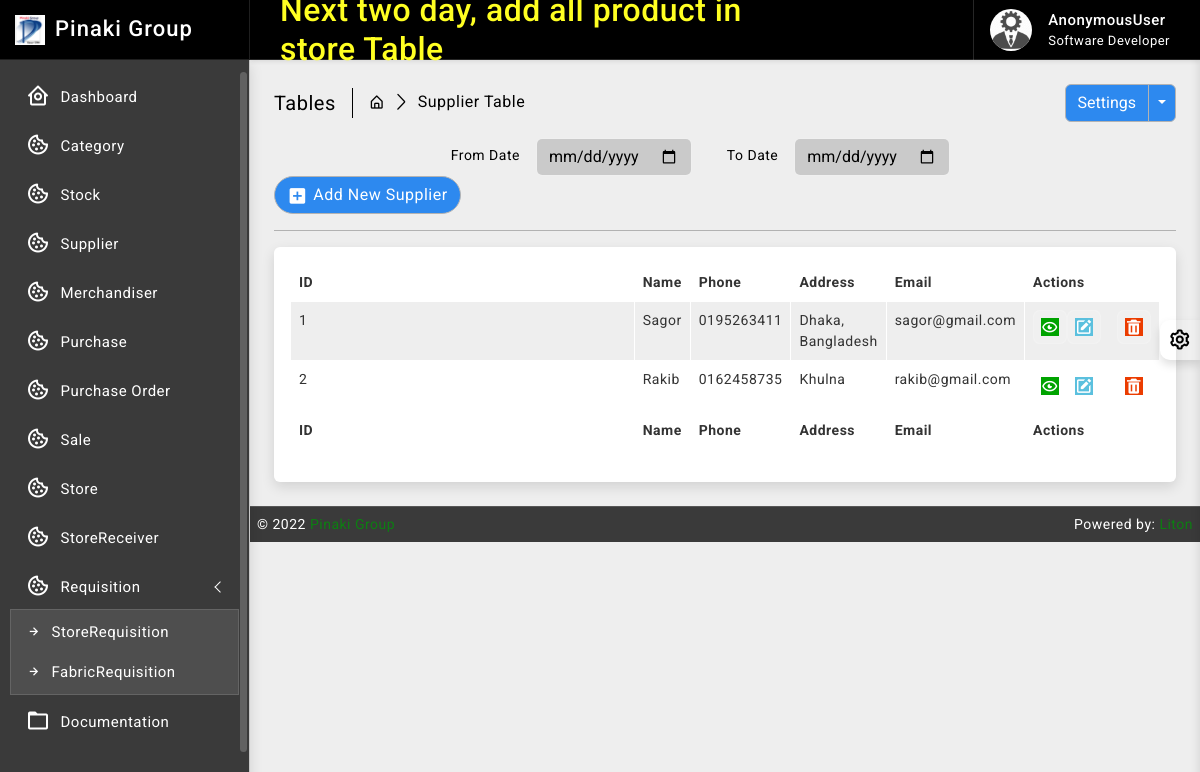
Before: /supplier/ with the older database file.
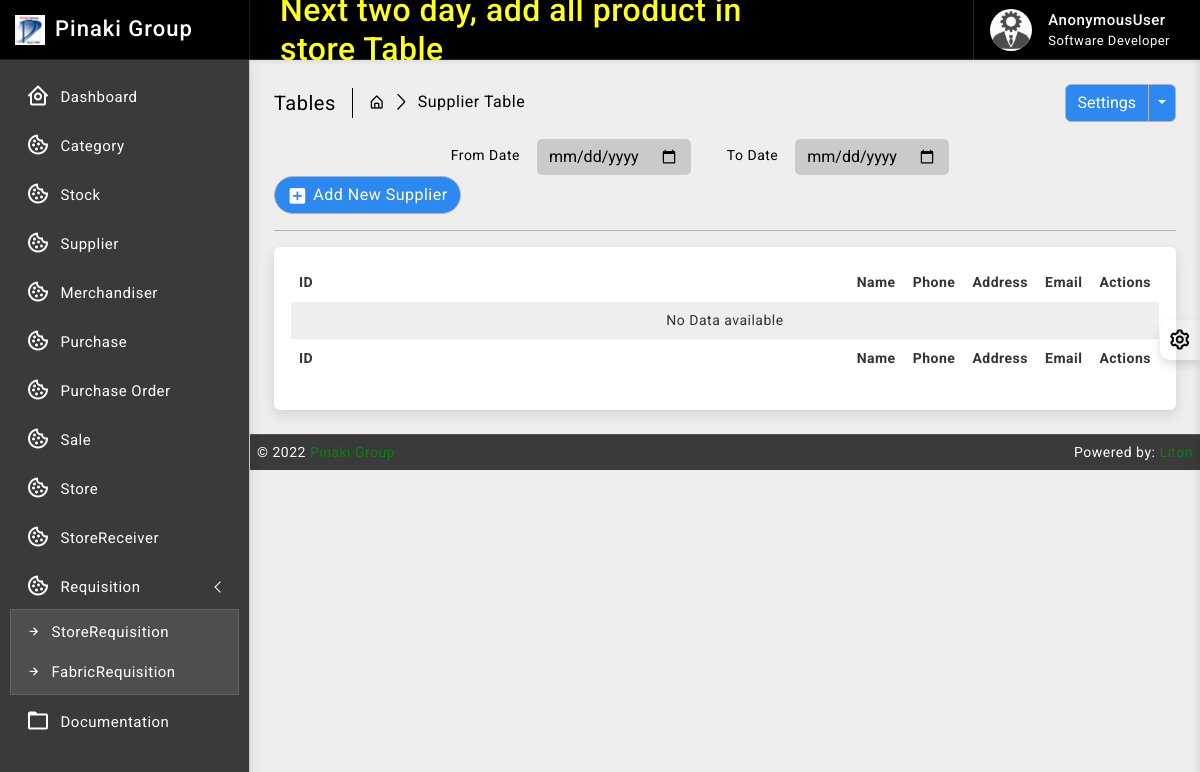
After: the same page with the newer database file.
### supplier/models.py (models this page shows, shortened)
class Supplier(models.Model):
    id = models.AutoField(primary_key=True)
    name = models.CharField(max_length=150)
    phone = models.CharField(max_length=12, unique=True)
    address = models.CharField(max_length=200)
    email = models.EmailField(max_length=254, unique=True)
    is_deleted = models.BooleanField(default=False)
    class Meta:
        verbose_name_plural = "Requests"
        verbose_name = "Request"

### supplier/views.py (the view)
# urls.py: path('', views.SupplierListView.as_view(), name='supplier_read'),
class SupplierListView(ListView):
    model = Supplier
    template_name = 'supplier/read.html'
    context_object_name = 'suppliers'
    paginate_by = 10

### templates/supplier/read.html (shortened to what this page needs)
{% extends 'base/base.html' %}
{% block body %}
{% load static %}
		<div class="page-wrapper">
			<div class="page-content">
				<div class="page-breadcrumb d-none d-sm-flex align-items-center mb-3">
					<div class="breadcrumb-title pe-3">Tables</div>
					<div class="ps-3">
						<nav aria-label="breadcrumb">
							<ol class="breadcrumb mb-0 p-0">
								<li class="breadcrumb-item"><a href="#"><i class="bx bx-home-alt"></i></a>
								</li>
								<li class="breadcrumb-item active" aria-current="page">Supplier Table</li>
							</ol>
						</nav>
					</div>
					<div class="ms-auto">
						<div class="btn-group">
							<button type="button" class="btn btn-light">Settings</button>
							<button type="button" class="btn btn-light dropdown-toggle dropdown-toggle-split" data-bs-toggle="dropdown">	<span class="visually-hidden">Toggle Dropdown</span>
							</button>
						</div>
					</div>
				</div>
				<div class="col-md-9">
					<form class="float-md-end" method="POST">
						<div class="row row-cols-md-auto g-lg-3">
							<label for="fromdate" class="col-md-2 col-form-label text-md-end">From Date</label>
							<div class="col-md-4">
								<input type="date" name= "fromdate" class="form-control" id="fromdate">
							</div>
							<label for="todate" class="col-md-2 col-form-label text-md-end">To Date</label>
							<div class="col-md-4">
								<input type="date" name= "todate" class="form-control" id="todate">
							</div>
						</div>
					</form>
				</div>
                <div class="ms-auto"><a href="/supplier/new/" class="btn btn-light radius-30 mt-2 mt-lg-0"><i class="bx bxs-plus-square"></i>Add New Supplier</a></div>
				<hr/>
				<div class="card">
					<div class="card-body">
						<div class="table-responsive">
							<table id="example2" class="table table-striped table-bordered">
								<thead>
									<tr>
										<th>ID</th>
										<th>Name</th>
                                        <th>Phone</th>
                                        <th>Address</th>
                                        <th>Email</th>
										<th>Actions</th>
									</tr>
								</thead>
								<tbody>
									{% for data in suppliers %}
									<tr>
									   <td>{{ data.id }}</td>
									   <td>{{ data.name }}</td>
                                       <td>{{ data.phone }}</td>
                                       <td>{{ data.address }}</td>
                                       <td>{{ data.email }}</td>
									   <td class="center">
										<div class="d-flex order-actions">
											<a class="" href="#">
												<i class="fadeIn animated bx bx-show-alt"></i>
											</a>
											<a class="" href="{% url 'supplier_update' data.id %}">
												<i class='bx bxs-edit'></i>
											</a>
											<a class="ms-3" href="{% url 'supplier_delete' data.id %}" onclick="return confirm('Are you sure?');">
												<i class='bx bxs-trash'></i>
											</a>
										</div>
									   </td>
									</tr>
								 {% endfor %}
								 {% if not suppliers %}
								 <tr>
									 <td colspan="10" class="text-center">No Data available</td>
								 </tr>
								 {% endif %}
								</tbody>
								<tfoot>
									<tr>
										<th>ID</th>
										<th>Name</th>
                                        <th>Phone</th>
                                        <th>Address</th>
                                        <th>Email</th>
										<th>Actions</th>
									</tr>
								</tfoot>
							</table>
						</div>
					</div>
				</div>
			</div>
		</div>
{% endblock body %}

Changed rows visible on the page:
removed Supplier: id "1", name "Sagor", phone "0195263411", address "Dhaka, Bangladesh", email "sagor@gmail.com"
removed Supplier: id "2", name "Rakib", phone "0162458735", address "Khulna", email "rakib@gmail.com"
Other visible differences:
text now shown: "No Data available"
